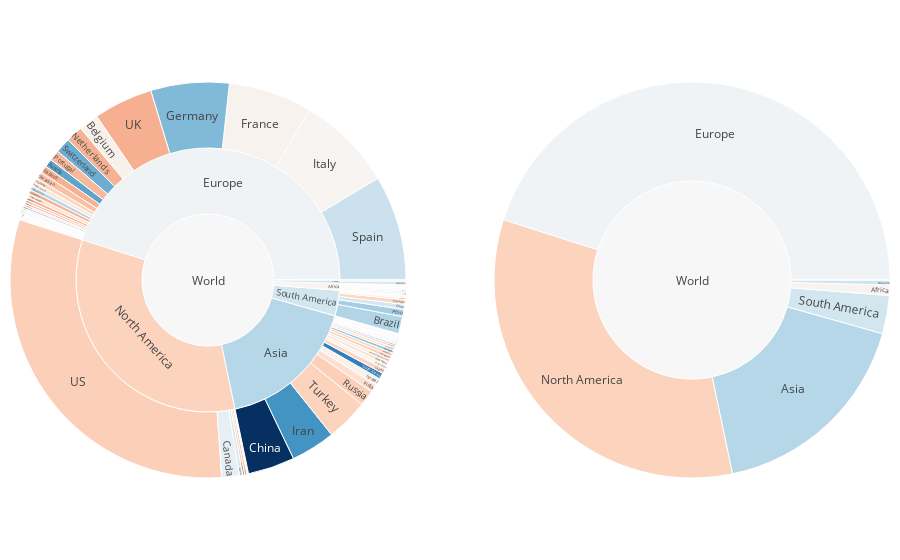

The notebook cell this image was saved under:
### Markdown cell above
## Recovery Rate:

### Code cell
df = latest_day[['Continent', 'Country','Province/State', 'Recovered','Confirmed']]

levels = [ 'Country', 'Continent']## levels should be placed in hierarchical order(example: [state, country, continent], [grandson, son, father, grandfather])
color_columns = ['Recovered','Confirmed']
value_column = 'Confirmed'

df_all_trees = build_hierarchical_dataframe(df, levels, value_column, color_columns, 'World')
average_score = df['Recovered'].sum() / df['Confirmed'].sum()

fig = make_subplots(1, 2, specs=[[{"type": "domain"}, {"type": "domain"}]],)

fig.add_trace(go.Sunburst(
    labels=df_all_trees['id'],
    parents=df_all_trees['parent'],
    values=df_all_trees['value'],
    branchvalues='total',
    marker=dict(
        colors=df_all_trees['color'],
        colorscale='RdBu',
        cmid=average_score),
    hovertemplate='<b>%{label} </b> <br> Confirmed: %{value}<br> Recovery Rate: %{color:.2f}',
    name=''
    ), 1, 1)

fig.add_trace(go.Sunburst(
    labels=df_all_trees['id'],
    parents=df_all_trees['parent'],
    values=df_all_trees['value'],
    branchvalues='total',
    marker=dict(
        colors=df_all_trees['color'],
        colorscale='RdBu',
        cmid=average_score),
    hovertemplate='<b>%{label} </b> <br> Confirmed: %{value}<br> Recovery Rate: %{color:.2f}', 
    name='',
    maxdepth = 2
    ), 1, 2)

fig.update_layout(
    margin=dict(t=10, b=10, r=10, l=10), 
    hoverlabel=dict(
        bgcolor="white", 
        font_size=16, 
        font_family="Rockwell"
    )
)
fig.show()

### Figure 1 — Plotly figure (JSON) as saved in the notebook; plotly's stock layout.template omitted (floating-point values rounded to 4 significant figures; data arrays with more than 128 entries replaced by an {"elided": "..."} marker saying what was removed)
{"data": [{"branchvalues": "total", "domain": {"x": [0, 0.45], "y": [0, 1]}, "hovertemplate": "<b>%{label} </b> <br> Confirmed: %{value}<br> Recovery Rate: %{color:.2f}", "labels": {"elided": "194 str values"}, "marker": {"cmid": 0.2518, "colors": {"elided": "194 float values"}, "colorscale": [[0, "rgb(103,0,31)"], [0.1, "rgb(178,24,43)"], [0.2, "rgb(214,96,77)"], [0.3, "rgb(244,165,130)"], [0.4, "rgb(253,219,199)"], [0.5, "rgb(247,247,247)"], [0.6, "rgb(209,229,240)"], [0.7, "rgb(146,197,222)"], [0.8, "rgb(67,147,195)"], [0.9, "rgb(33,102,172)"], [1, "rgb(5,48,97)"]]}, "name": "", "parents": {"elided": "194 str values"}, "type": "sunburst", "values": {"elided": "194 int values"}}, {"branchvalues": "total", "domain": {"x": [0.55, 1], "y": [0, 1]}, "hovertemplate": "<b>%{label} </b> <br> Confirmed: %{value}<br> Recovery Rate: %{color:.2f}", "labels": {"elided": "194 str values"}, "marker": {"cmid": 0.2518, "colors": {"elided": "194 float values"}, "colorscale": [[0, "rgb(103,0,31)"], [0.1, "rgb(178,24,43)"], [0.2, "rgb(214,96,77)"], [0.3, "rgb(244,165,130)"], [0.4, "rgb(253,219,199)"], [0.5, "rgb(247,247,247)"], [0.6, "rgb(209,229,240)"], [0.7, "rgb(146,197,222)"], [0.8, "rgb(67,147,195)"], [0.9, "rgb(33,102,172)"], [1, "rgb(5,48,97)"]]}, "maxdepth": 2, "name": "", "parents": {"elided": "194 str values"}, "type": "sunburst", "values": {"elided": "194 int values"}}], "layout": {"hoverlabel": {"bgcolor": "white", "font": {"family": "Rockwell", "size": 16}}, "margin": {"b": 10, "l": 10, "r": 10, "t": 10}}}
